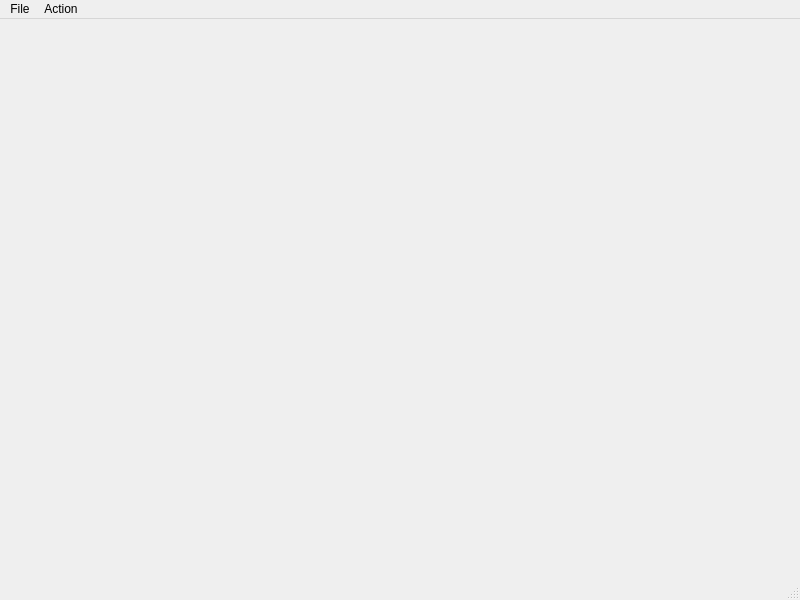
<?xml version="1.0" encoding="UTF-8"?>
<ui version="4.0">
 <class>MainWindow</class>
 <widget class="QMainWindow" name="MainWindow">
  <property name="geometry">
   <rect>
    <x>0</x>
    <y>0</y>
    <width>800</width>
    <height>600</height>
   </rect>
  </property>
  <property name="windowTitle">
   <string>MainWindow</string>
  </property>
  <widget class="QWidget" name="centralwidget"/>
  <widget class="QMenuBar" name="menubar">
   <property name="geometry">
    <rect>
     <x>0</x>
     <y>0</y>
     <width>800</width>
     <height>25</height>
    </rect>
   </property>
   <widget class="QMenu" name="menuFile">
    <property name="title">
     <string>File</string>
    </property>
    <addaction name="actionOpen"/>
   </widget>
   <widget class="QMenu" name="menuAction">
    <property name="title">
     <string>Action</string>
    </property>
    <addaction name="actionRGB_LAB"/>
    <addaction name="actionLAB_RGB"/>
   </widget>
   <addaction name="menuFile"/>
   <addaction name="menuAction"/>
  </widget>
  <widget class="QStatusBar" name="statusbar"/>
  <action name="actionOpen">
   <property name="text">
    <string>Open</string>
   </property>
  </action>
  <action name="actionRGB_LAB">
   <property name="text">
    <string>RGB-&gt;LAB</string>
   </property>
  </action>
  <action name="actionLAB_RGB">
   <property name="text">
    <string>LAB-&gt;RGB</string>
   </property>
  </action>
 </widget>
 <resources/>
 <connections/>
</ui>
